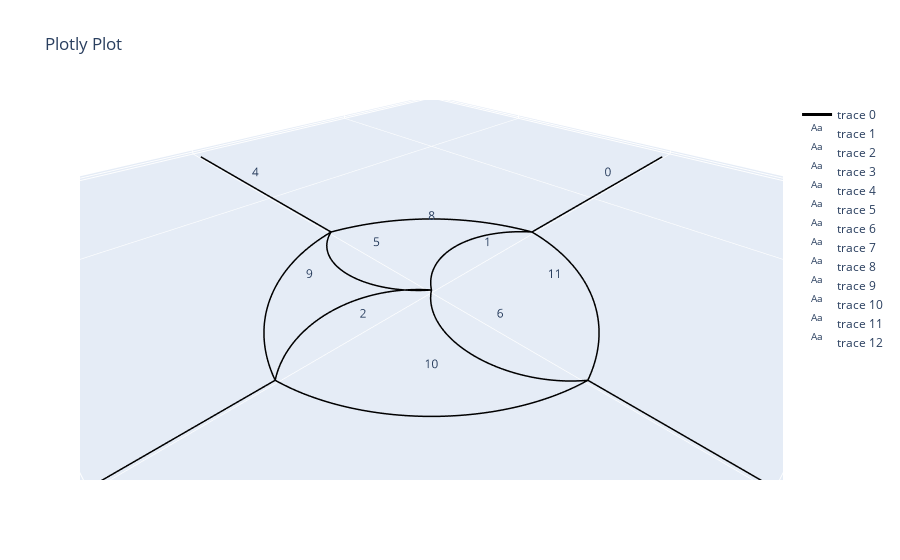

Notebook source saved alongside this figure:
### Markdown cell above
### Step 3: Define elements as a curves

### Code cell
# Scale down the web with network.l_scalar
reference_point = [0,0,0]                         # The network will be scaler relative to this point
net.scale_vertices(reference_point, net.l_scalar) # If you don't provide a scalar, it will use network.l_scalar automatically

#  You can plot the scaled network like this
# net.net_plot(color=True, plot_type='scaled')

# Determine the Radius and Angle of the circle that define the arc of each element
R, th = net.arc_param()
# for the arc length (net.l1 * net.l_scalar) is used unless specified otherwise, for the cord length (net.l0) is used unless specified otherwise
xyz = net.arc_points(n = 100) 

net.net_plot(color=True, plot_type='arcs', elables=True)

### Figure 1 — Plotly figure (JSON) as saved in the notebook; plotly's stock layout.template omitted (floating-point values rounded to 4 significant figures; data arrays with more than 128 entries replaced by an {"elided": "..."} marker saying what was removed)
{"data": [{"line": {"color": "black", "width": 3}, "mode": "lines", "type": "scatter3d", "x": {"elided": "1212 float values"}, "y": {"elided": "1212 float values"}, "z": {"elided": "1212 int values"}}, {"mode": "text", "text": ["0"], "type": "scatter3d", "x": [-56.12], "y": [5.934e-16], "z": [0]}, {"mode": "text", "text": ["1"], "type": "scatter3d", "x": [-13.36], "y": [1.196e-15], "z": [0]}, {"mode": "text", "text": ["2"], "type": "scatter3d", "x": [13.36], "y": [6.029e-16], "z": [0]}, {"mode": "text", "text": ["3"], "type": "scatter3d", "x": [56.12], "y": [0], "z": [0]}, {"mode": "text", "text": ["4"], "type": "scatter3d", "x": [-6.782e-16], "y": [-56.12], "z": [0]}, {"mode": "text", "text": ["5"], "type": "scatter3d", "x": [-1.507e-15], "y": [-13.36], "z": [0]}, {"mode": "text", "text": ["6"], "type": "scatter3d", "x": [-2.214e-15], "y": [13.36], "z": [0]}, {"mode": "text", "text": ["7"], "type": "scatter3d", "x": [-1.385e-15], "y": [56.12], "z": [0]}, {"mode": "text", "text": ["8"], "type": "scatter3d", "x": [-13.36], "y": [-13.36], "z": [0]}, {"mode": "text", "text": ["9"], "type": "scatter3d", "x": [13.36], "y": [-13.36], "z": [0]}, {"mode": "text", "text": ["10"], "type": "scatter3d", "x": [13.36], "y": [13.36], "z": [0]}, {"mode": "text", "text": ["11"], "type": "scatter3d", "x": [-13.36], "y": [13.36], "z": [0]}], "layout": {"scene": {"aspectmode": "data"}, "title": {"text": "Plotly Plot"}}}
